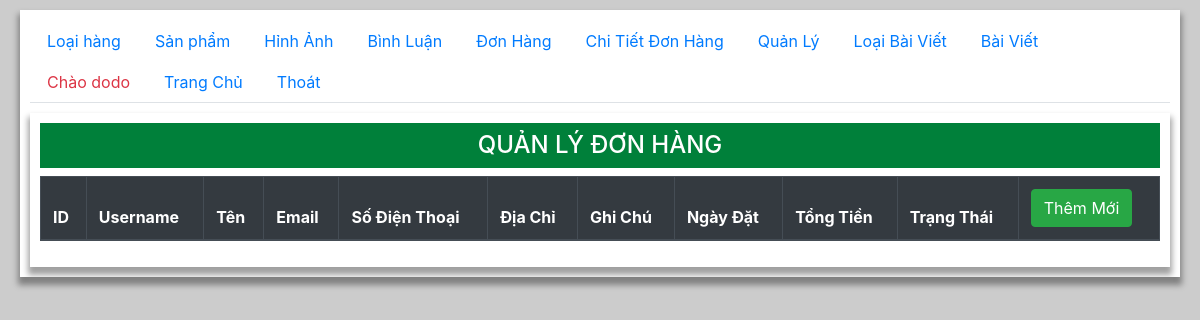
The app's page /admin/admin.php?page=orders (signed in), older data.
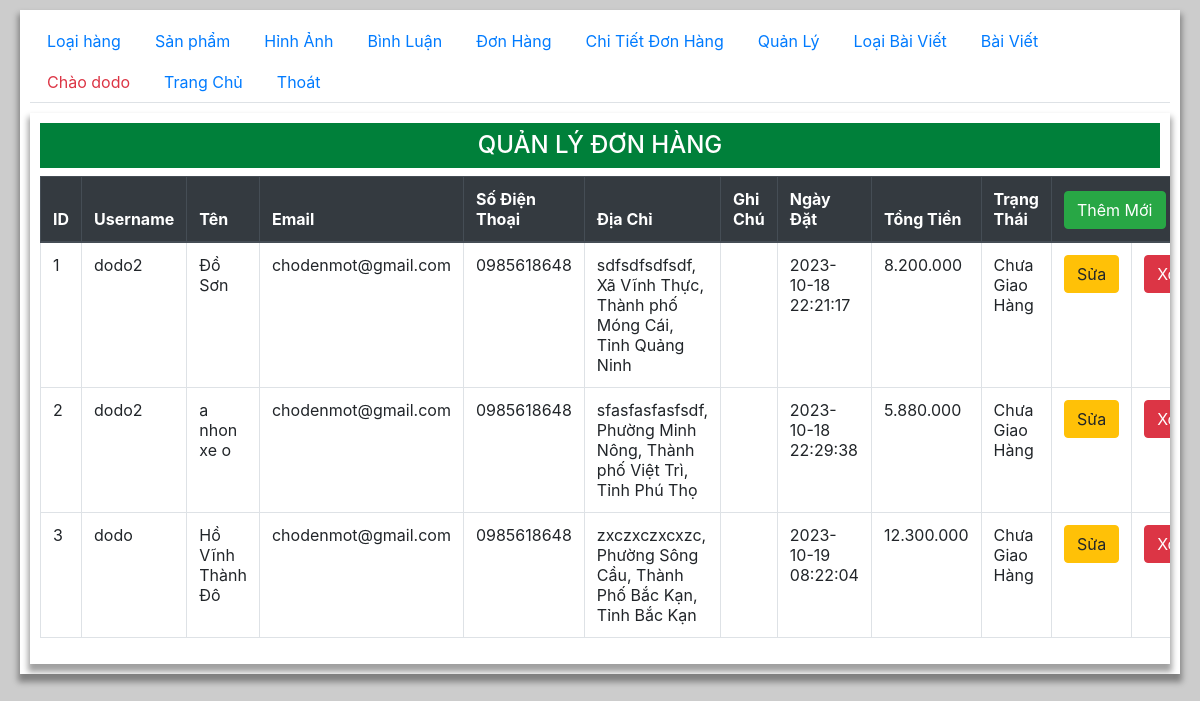
The same page, newer data.
### tables this page shows
CREATE TABLE `orders` (
  `id` int(11) NOT NULL,
  `id_user` varchar(20) NOT NULL,
  `name` varchar(50) NOT NULL,
  `email` varchar(255) NOT NULL,
  `phone` varchar(15) NOT NULL,
  `address` varchar(255) NOT NULL,
  `note` varchar(100) NOT NULL,
  `order_date` datetime NOT NULL,
  `status` int(1) NOT NULL COMMENT '1 là chưa giao 2 là đã giao'
);

### admin/orders.php (the view, shortened to what this page needs)
<div class="container">
    <h2 class="py-2 text-center h4 ">QUẢN LÝ ĐƠN HÀNG</h2>
    <table class="table table-hover table-bordered">
    <thead  class="thead-dark" >
        <tr>
            <th>ID</th>
            <th>Username</th>
            <th>Tên</th>
            <th>Email</th>
            <th>Số Điện Thoại</th>
            <th>Địa Chỉ</th>
            <th>Ghi Chú</th>
            <th>Ngày Đặt</th>
            <th>Tổng Tiền</th>
            <th>Trạng Thái</th>
            <th colspan="2"><a class="btn btn-success" href="./orders-add.php">Thêm Mới</a></th>
        </tr>
    </thead>
    <tbody>
    <?php
        require '../model/conn.php';
        $stmt = $conn ->prepare("SELECT * FROM orders
        join (SELECT id_order, sum(total_money) as total_money from order_details GROUP BY id_order) as order_details
        where orders.id = order_details.id_order ORDER BY orders.id");
        $stmt -> execute();
        while($order = $stmt->fetch()){
            if ($order[8] == 1) {
                $order[8] = "Chưa Giao Hàng";
            }else if ($order[8] == 2) {
                $order[8] = "Đã Giao Hàng";
            }
            echo "<tr>
                <td>$order[0]</td>
                <td>$order[1]</td>
                <td>$order[2]</td>
                <td>$order[3]</td>
                <td>$order[4]</td>
                <td>$order[5]</td>
                <td>$order[6]</td>
                <td>$order[7]</td>
                <td>".number_format($order[10], 0, "," , ".")."</td>
                <td>$order[8]</td>
                <td style='width:60px'><a href='./orders-add.php?id=$order[0]'><button class='btn btn-warning'>Sửa</button></a></td>
                <td style='width:60px'><button class='btn btn-danger' onclick='deleteCT($order[0])'>Xóa</button></td>
            </tr>";
        }
    ?>
    </tbody>
</table>
</div>

Row changes from the older to the newer data that the page shows:
added orders: id "1", id_user "dodo2", name "Đồ Sơn", email "chodenmot@gmail.com", phone "0985618648", address "sdfsdfsdfsdf, Xã Vĩnh Thực, Thành phố Móng Cái, Tỉnh Quảng Ninh", order_date "2023-10-18 22:21:17", order "8.200.000", order "Chưa Giao Hàng"
added orders: id "2", id_user "dodo2", name "a nhon xe o", email "chodenmot@gmail.com", phone "0985618648", address "sfasfasfasfsdf, Phường Minh Nông, Thành phố Việt Trì, Tỉnh Phú Thọ", order_date "2023-10-18 22:29:38", order "5.880.000", order "Chưa Giao Hàng"
added orders: id "3", id_user "dodo", name "Hồ Vĩnh Thành Đô", email "chodenmot@gmail.com", phone "0985618648", address "zxczxczxcxzc, Phường Sông Cầu, Thành Phố Bắc Kạn, Tỉnh Bắc Kạn", order_date "2023-10-19 08:22:04", order "12.300.000", order "Chưa Giao Hàng"
